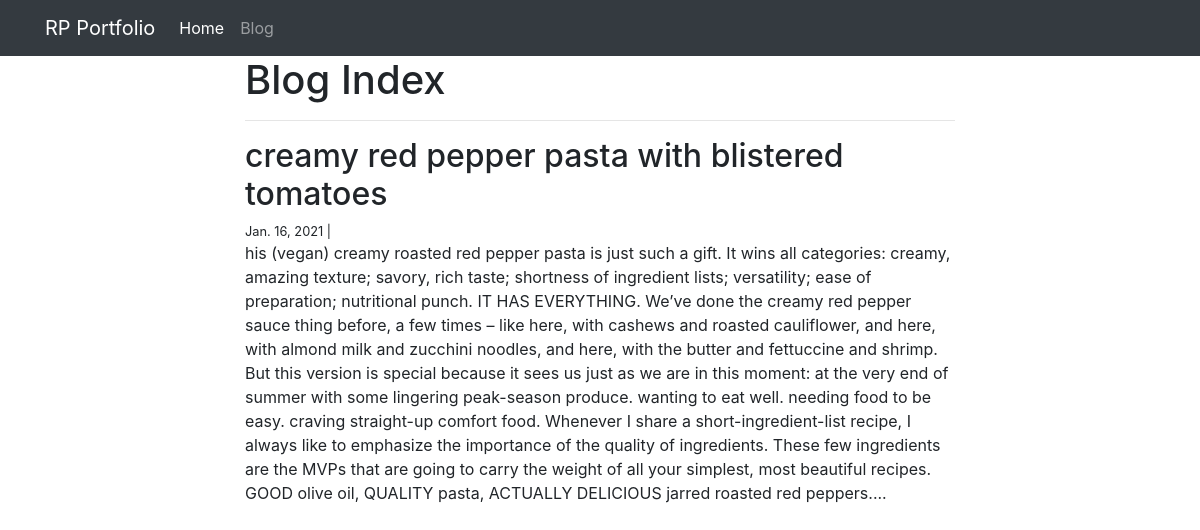
Page /blog/1/ on the committed database.
### blog/models.py (models this page shows, shortened)
class Post(models.Model):
    title = models.CharField(max_length = 100)
    body = models.TextField()
    created_on = models.DateTimeField(auto_now_add =True)
    modified_on = models.DateTimeField(auto_now = True)
    categories = models.ManyToManyField('Category', related_name = "posts")

### blog/views.py (the view)
# urls.py: path('<int:id>/', views.blog_detail, name= "blog_detail"),
def blog_detail(request, id):
    post = Post.objects.get(pk = id)
    comments = Comment.objects.filter(post=post)
    data= {
        'post': post,
        'comments':comments,
    }
    return render(request, 'blogs/blog_detail.html', data)

### templates/blogs/blog_detail.html
{% extends "base.html" %}
{% block content %}
<div class="col-md-8 offset-md-2">
    <h1>Blog Index</h1>
    <hr>
    <h2>{{ post.title }}</h2>
    <small>
        {{ post.created_on.date }} |&nbsp;
    </small>
    <p>{{ post.body}}...</p>
</div>
{% endblock %}

### rows in the picture
Post: title "creamy red pepper pasta with blistered tomatoes", created_on "Jan. 16, 2021", body "his (vegan) creamy roasted red pepper pasta is just such a gift. It wins all categories: creamy, amazing texture; savory, rich taste; shortness of ingredient lists; versatility; ease of preparation; nutritional punch. IT HAS EVERYTHING. We’ve done the creamy red pepper sauce thing before, a few times – like here, with cashews and roasted cauliflower, and here, with almond milk and zucchini noodles, and here, with the butter and fettuccine and shrimp. But this version is special because it sees us just as we are in this moment: at the very end of summer with some lingering peak-season produce. wanting to eat well. needing food to be easy. craving straight-up comfort food. Whenever I share a…"
